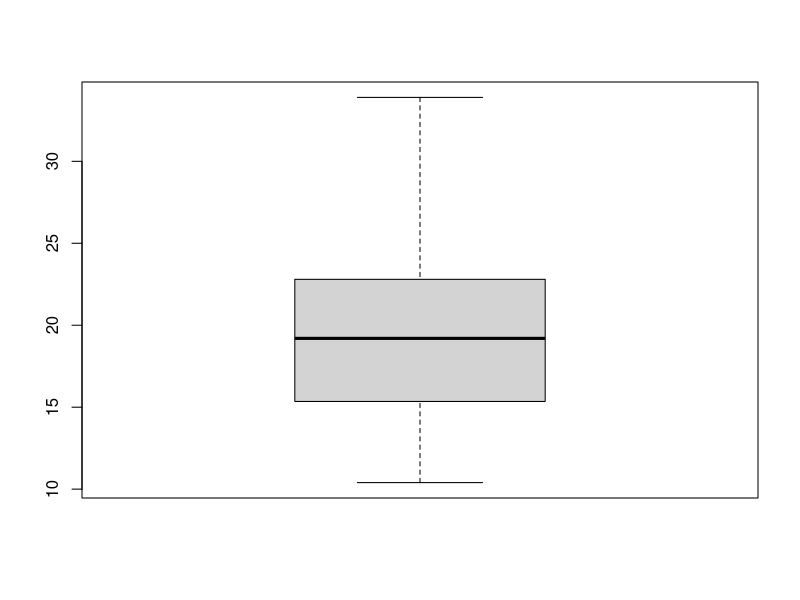

This chart was generated by the following R code: (Note: this script raises an error after producing the figure.)
#Codigo para problema 1
mis_dades <- mtcars
mis_dades 
dim(mis_dades)
names(mis_dades)

x <- mis_dades$qsec
sum(x)/length(x)
mean(x)

mis_dades$drat
sort(mis_dades$drat)
median(mis_dades$drat)
quantile(mis_dades$drat, 0.25)
quantile(mis_dades$drat, 0.75)

quantile(mis_dades$mpg, 0.18)

quantile(mis_dades$mpg, 0.25)
quantile(mis_dades$mpg, 0.75)
sort(mis_dades$mpg)
median(mis_dades$mpg)
quantile(mis_dades$mpg, 0.75)-quantile(mis_dades$mpg, 0.25)
IQR(mis_dades$mpg)

boxplot(mis_dades$mpg)

median(mis_dades$cyl)
IQR(mis_dades$cyl)
mean(mis_dades$cyl)


sd(mis_dades$cyl)
var(mis_dades$qsec)
x <- mis_dades$qsec

sum((x-mean(x))^2)/(length(x)-1)
var(x)

mmmmm
median(mis_dades$cyl)
IQR(mis_dades$cyl)
mean(mis_dades$cyl)


sd(mis_dades$cyl)
var(mis_dades$qsec)
x <- mis_dades$qsec

sum((x-mean(x))^2)/(length(x)-1)
var(x)

mmmmm
